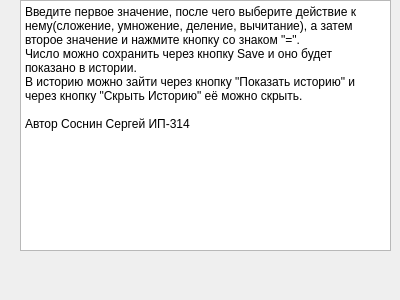
<?xml version="1.0" encoding="UTF-8"?>
<ui version="4.0">
 <class>Form</class>
 <widget class="QWidget" name="Form">
  <property name="geometry">
   <rect>
    <x>0</x>
    <y>0</y>
    <width>400</width>
    <height>300</height>
   </rect>
  </property>
  <property name="windowTitle">
   <string>Form</string>
  </property>
  <widget class="QTextBrowser" name="textBrowser">
   <property name="geometry">
    <rect>
     <x>20</x>
     <y>0</y>
     <width>371</width>
     <height>251</height>
    </rect>
   </property>
   <property name="html">
    <string>&lt;!DOCTYPE HTML PUBLIC &quot;-//W3C//DTD HTML 4.0//EN&quot; &quot;http://www.w3.org/TR/REC-html40/strict.dtd&quot;&gt;
&lt;html&gt;&lt;head&gt;&lt;meta name=&quot;qrichtext&quot; content=&quot;1&quot; /&gt;&lt;meta charset=&quot;utf-8&quot; /&gt;&lt;style type=&quot;text/css&quot;&gt;
p, li { white-space: pre-wrap; }
hr { height: 1px; border-width: 0; }
li.unchecked::marker { content: &quot;\2610&quot;; }
li.checked::marker { content: &quot;\2612&quot;; }
&lt;/style&gt;&lt;/head&gt;&lt;body style=&quot; font-family:'Segoe UI'; font-size:9pt; font-weight:400; font-style:normal;&quot;&gt;
&lt;p style=&quot; margin-top:0px; margin-bottom:0px; margin-left:0px; margin-right:0px; -qt-block-indent:0; text-indent:0px;&quot;&gt;Введите первое значение, после чего выберите действие к нему(сложение, умножение, деление, вычитание), а затем второе значение и нажмите кнопку со знаком &amp;quot;=&amp;quot;.&lt;/p&gt;
&lt;p style=&quot; margin-top:0px; margin-bottom:0px; margin-left:0px; margin-right:0px; -qt-block-indent:0; text-indent:0px;&quot;&gt;Число можно сохранить через кнопку Save и оно будет показано в истории.&lt;/p&gt;
&lt;p style=&quot; margin-top:0px; margin-bottom:0px; margin-left:0px; margin-right:0px; -qt-block-indent:0; text-indent:0px;&quot;&gt;В историю можно зайти через кнопку &amp;quot;Показать историю&amp;quot; и через кнопку &amp;quot;Скрыть Историю&amp;quot; её можно скрыть.&lt;/p&gt;
&lt;p style=&quot;-qt-paragraph-type:empty; margin-top:0px; margin-bottom:0px; margin-left:0px; margin-right:0px; -qt-block-indent:0; text-indent:0px;&quot;&gt;&lt;br /&gt;&lt;/p&gt;
&lt;p style=&quot; margin-top:0px; margin-bottom:0px; margin-left:0px; margin-right:0px; -qt-block-indent:0; text-indent:0px;&quot;&gt;Автор Соснин Сергей ИП-314&lt;/p&gt;&lt;/body&gt;&lt;/html&gt;</string>
   </property>
  </widget>
 </widget>
 <resources/>
 <connections/>
</ui>
